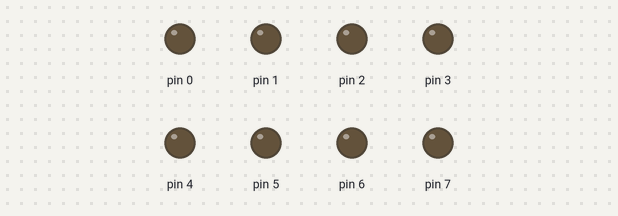
The sketch below on a simulated Arduino Uno, built with avr-gcc and run on an emulated ATmega328P. Parts: output pins drawn as LEDs (lit = HIGH).

Above: at 0.1 s.
At 5.1 s:
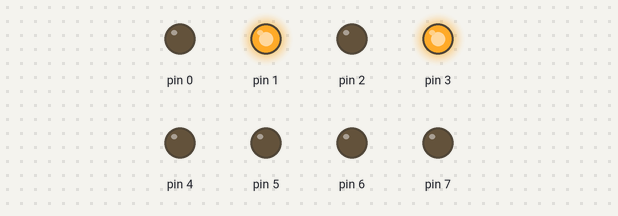
At 10.1 s:
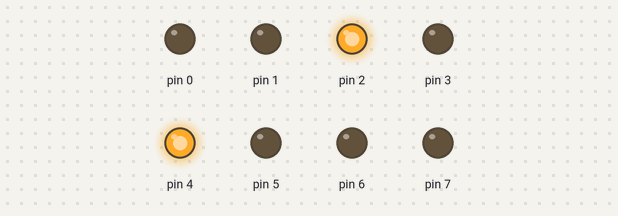
At 20.1 s:
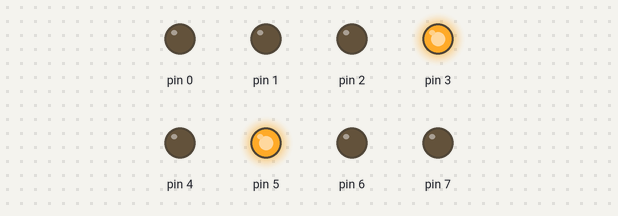
At 30.1 s:
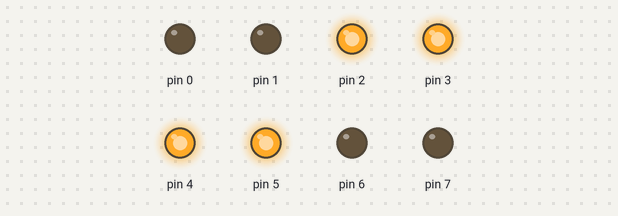
At 39.75 s:
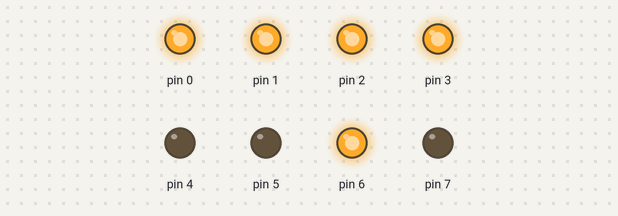
Timing chart, 0 to 40.0 s (numbered marks = the images above):
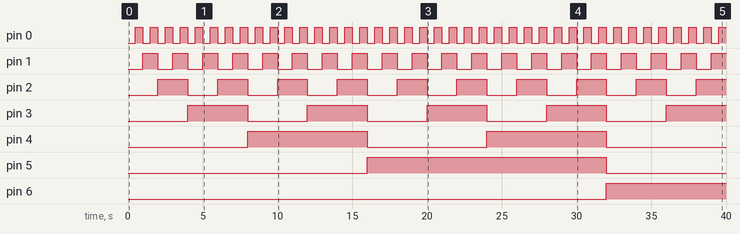

Measured:
- by itself, pin 0: alternates HIGH for 0.50 s and LOW for 0.50 s
- by itself, pin 1: alternates HIGH for 1.0 s and LOW for 1.0 s
- by itself, pin 2: alternates HIGH for 2.0 s and LOW for 2.0 s
- by itself, pin 3: alternates HIGH for 4.0 s and LOW for 4.0 s
- by itself, pin 4: alternates HIGH for 8.0 s and LOW for 8.0 s
- by itself, pin 5: LOW → HIGH at 16.0 s, → LOW 16.0 s later
- by itself, pin 6: LOW → HIGH at 32.0 s

The sketch:

pr1_9.ino
```cpp
/***********************************************************************
 * Title  : Display 00 to FF on LED                                    *
 * Date   : 03/09/2017                                                 *
 * Author : Harsh Patel                                                *
 * ID No  : 15it077                                                    *
 * E-mail : 15it077@charusat.edu.in                                    *
 ***********************************************************************/
void setup() {
  for(int i = 0; i < 8; i++) {
    pinMode(i, OUTPUT);
  }
}

void loop() {
  for(int i = 0; i <= 255; i++) {
    PORTD = i;
    delay(500);
  }
}
```
